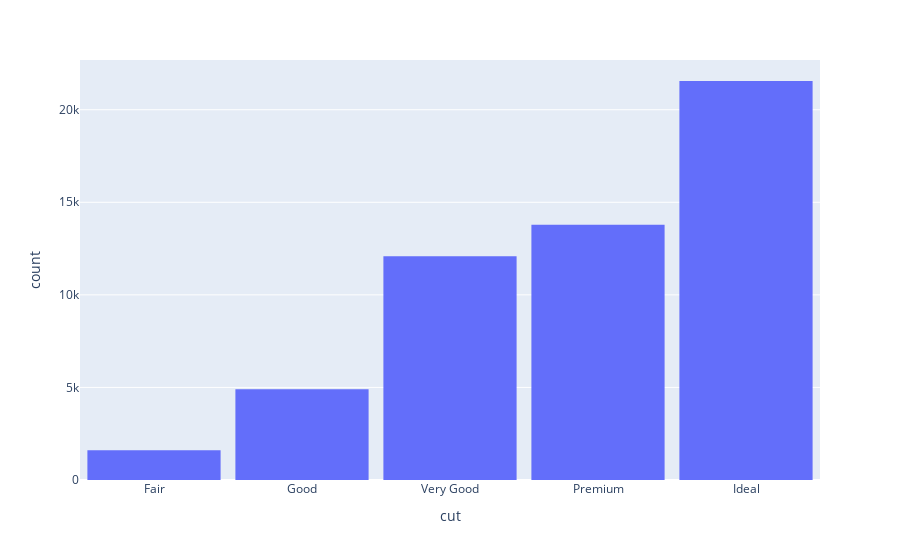

Write notebook code for a chart like this one.
### Markdown cell above
### Gráfico de barras

### Code cell
df = pd.DataFrame(dados_convertidos, columns=["cut"])
fig = px.histogram(df, x="cut")

fig.update_layout(bargap=0.1)

fig.update_xaxes(tickvals=[0, 1, 2, 3, 4], ticktext=["Fair", "Good", "Very Good", "Premium", "Ideal"])

fig.show()

### Figure 1 — Plotly figure (JSON) as saved in the notebook; plotly's stock layout.template omitted (floating-point values rounded to 4 significant figures; data arrays with more than 128 entries replaced by an {"elided": "..."} marker saying what was removed)
{"data": [{"alignmentgroup": "True", "bingroup": "x", "hovertemplate": "cut=%{x}<br>count=%{y}<extra></extra>", "legendgroup": "", "marker": {"color": "#636efa", "pattern": {"shape": ""}}, "name": "", "offsetgroup": "", "orientation": "v", "showlegend": false, "type": "histogram", "x": {"elided": "53940 int values"}, "xaxis": "x", "yaxis": "y"}], "layout": {"bargap": 0.1, "barmode": "relative", "legend": {"tracegroupgap": 0}, "margin": {"t": 60}, "xaxis": {"anchor": "y", "domain": [0, 1], "ticktext": ["Fair", "Good", "Very Good", "Premium", "Ideal"], "tickvals": [0, 1, 2, 3, 4], "title": {"text": "cut"}}, "yaxis": {"anchor": "x", "domain": [0, 1], "title": {"text": "count"}}}}
